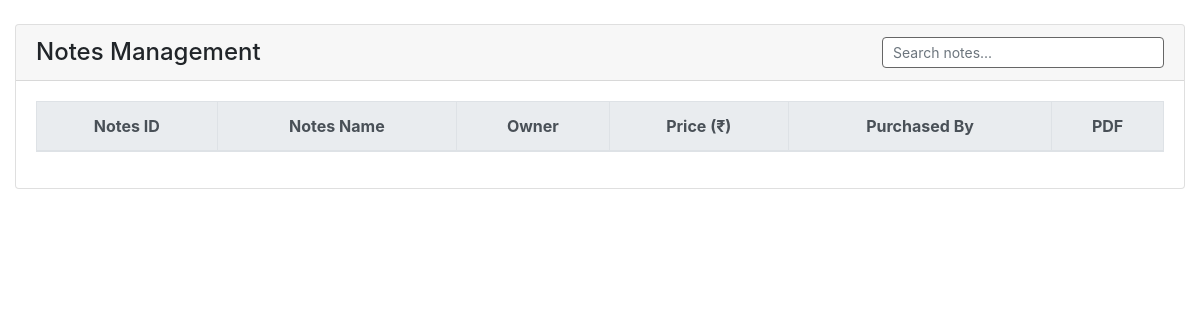
The app's page /notes.php, older data.
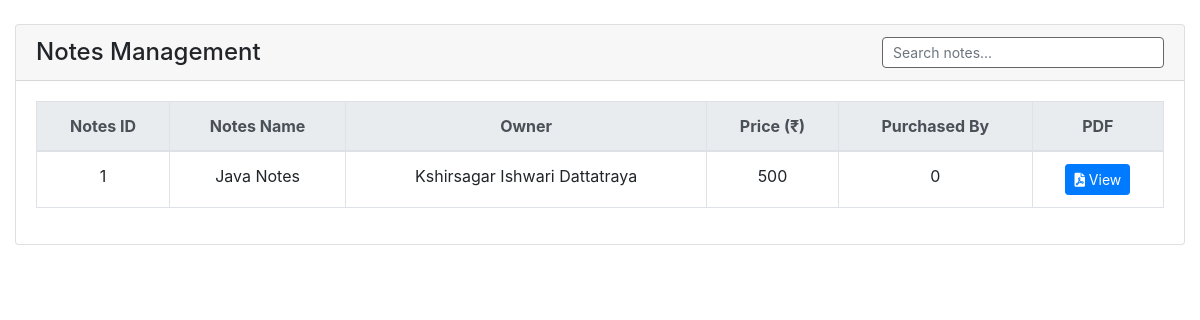
The same page, newer data.
### tables this page shows
CREATE TABLE `notes` (
  `notes_id` int(11) NOT NULL,
  `notes_owner_id` int(11) NOT NULL,
  `notes_name` varchar(200) NOT NULL,
  `notes_price` int(11) NOT NULL
);

CREATE TABLE `users_database` (
  `user_id` int(11) NOT NULL,
  `name` varchar(200) NOT NULL,
  `email` varchar(200) NOT NULL,
  `password` varchar(200) NOT NULL,
  `user_type` int(11) NOT NULL,
  `phone_number` varchar(200) NOT NULL,
  `address` varchar(200) NOT NULL,
  `facebook` text NOT NULL,
  `instagram` text NOT NULL,
  `linkedin` text NOT NULL,
  `twitter` text NOT NULL,
  `github` text NOT NULL,
  `profile_information` text NOT NULL,
  `recent_activities` text NOT NULL,
  `created_on` datetime NOT NULL DEFAULT current_timestamp()
);

### notes.php (the view, shortened to what this page needs)
<?php
include 'db_connect.php';
?>
<!DOCTYPE html>
<html>
<head>
    <link rel="stylesheet" href="https://stackpath.bootstrapcdn.com/bootstrap/4.6.0/css/bootstrap.min.css">
    <link rel="stylesheet" href="https://cdnjs.cloudflare.com/ajax/libs/font-awesome/6.0.0/css/all.min.css">
</head>
<body>
<div class="container-fluid mt-4">
    <div class="card card-outline card-success">
        <div class="card-header d-flex justify-content-between align-items-center">
            <h4 class="card-title mb-0">Notes Management</h4>
            <input type="text" id="searchInput" class="form-control form-control-sm w-25" placeholder="Search notes...">
        </div>
        <div class="card-body">
            <div class="table-responsive">
                <table class="table table-bordered table-hover" id="notesTable">
                    <thead class="thead-light">
                        <tr>
                            <th class="text-center" onclick="sortTable(0)">Notes ID</th>
                            <th class="text-center" onclick="sortTable(1)">Notes Name</th>
                            <th class="text-center" onclick="sortTable(2)">Owner</th>
                            <th class="text-center" onclick="sortTable(3)">Price (₹)</th>
                            <th class="text-center" onclick="sortTable(4)">Purchased By</th>
                            <th class="text-center">PDF</th>
                        </tr>
                    </thead>
                    <tbody>
                        <?php
                        $qry = $conn->query("
                            SELECT
                                n.notes_id,
                                n.notes_name,
                                n.notes_price,
                                u.name AS owner_name,
                                COUNT(snr.student_id) AS total_purchased
                            FROM notes n
                            JOIN users_database u ON n.notes_owner_id = u.user_id
                            LEFT JOIN studentnotesregistered snr
                                ON snr.notes_id = n.notes_id
                            GROUP BY n.notes_id
                        ");
                        while ($row = $qry->fetch_assoc()):
                        ?>
                        <tr>
                            <td class="text-center"><?php echo $row['notes_id']; ?></td>
                            <td class="text-center"><?php echo $row['notes_name']; ?></td>
                            <td class="text-center"><?php echo $row['owner_name']; ?></td>
                            <td class="text-center"><?php echo $row['notes_price']; ?></td>
                            <td class="text-center">
                                    <?php echo $row['total_purchased']; ?>
                            </td>
                            <td class="text-center">
                                <a href="index.php?page=view_notes_pdf&id=<?php echo $row['notes_id']; ?>"
                                   class="btn btn-sm btn-primary">
                                    <i class="fa fa-file-pdf"></i> View
                                </a>
                            </td>
                        </tr>
                        <?php endwhile; ?>
                    </tbody>
                </table>
            </div>
        </div>
    </div>
</div>
</body>
</html>

### notes.php (style rules this page uses)
#searchInput { border: 1px solid #666; border-radius: 4px; padding: 6px 10px; }

Row changes from the older to the newer data that the page shows:
now on this page (row edited): notes: notes_id "1", notes_name "Java Notes", notes_owner.name "Kshirsagar Ishwari Dattatraya", notes_price "500", total_purchased "0"
